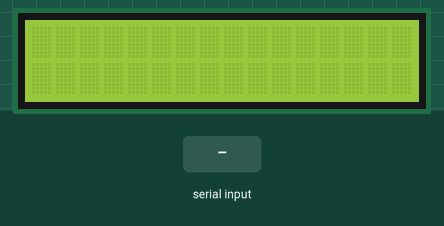
A sketch run on a simulated Arduino Uno, built with avr-gcc and run on an emulated ATmega328P. Shown: 16×2 character LCD. The inputs (shaded band) are chosen by the test bench.

Above: at 1.2 s.
1.3 s: "1" received over Serial
At 1.7 s:
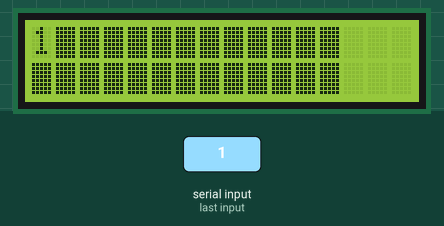
2.8 s: "0" received over Serial
At 4.0 s:
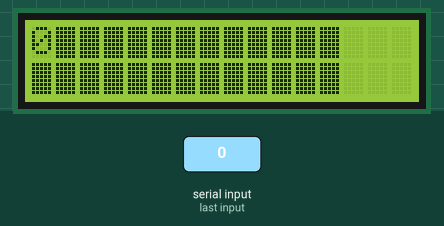
4.3 s: "2" received over Serial
At 4.9 s:
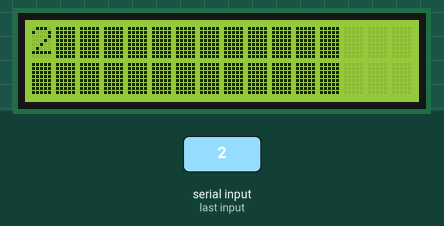
Timing chart, 0 to 7.3 s (numbered marks = the images above; inputs shaded):
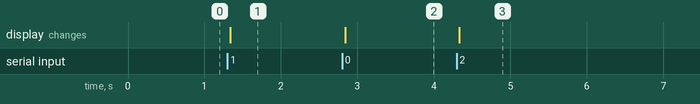

Measured:
- after the input at 1.3 s, the display: changes at once (image 1)
- after the input at 2.8 s, the display: changes at once (image 2)
- after the input at 4.3 s, the display: changes at once (image 3)

The sketch:

freqPanel.ino
```cpp
#include <LiquidCrystal_I2C.h>

LiquidCrystal_I2C lcd(0x27, 16, 2);
void setup() {
  Serial.begin(9600);
  lcd.init();
  lcd.backlight();
  lcd.clear();
}

void loop() {
  if (Serial.available()) {
    lcd.clear();
    lcd.setCursor(0, 0);
    for (int i = 0; i < 13; i++) {
      lcd.write(Serial.read());
    }
    lcd.setCursor(0, 1);
    for (int i = 0; i < 13; i++) {
      lcd.write(Serial.read());
    }
  }
  delay(10);
}
```
